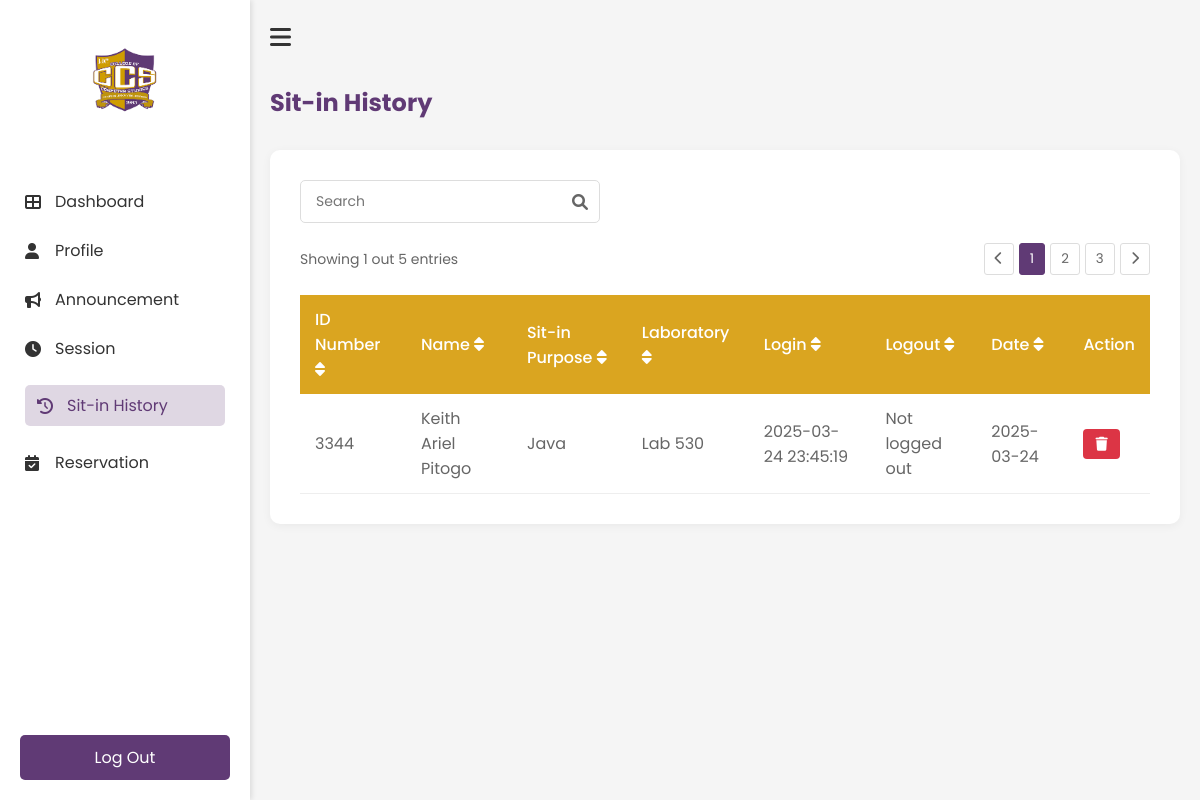
The page /History (signed in) on the database as committed earlier.
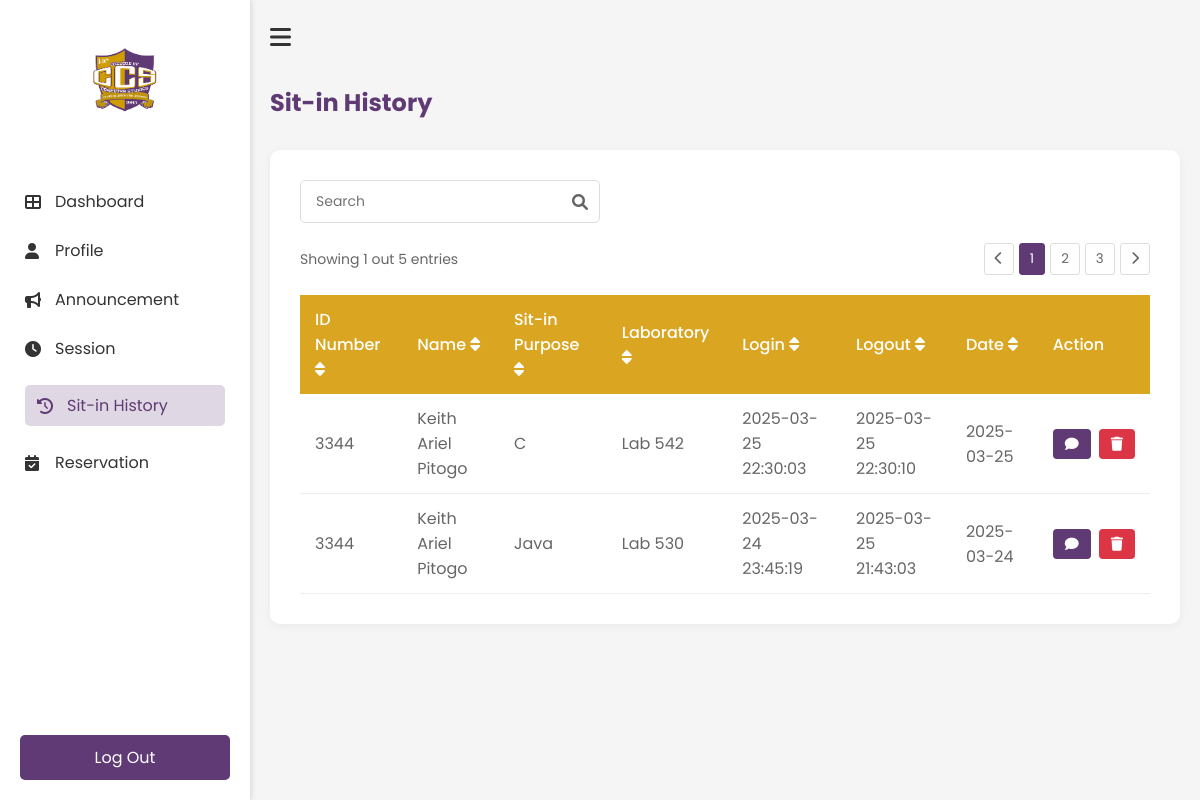
The same page on the database as committed later.
### tables this page shows
CREATE TABLE reservations (
                id INTEGER PRIMARY KEY AUTOINCREMENT,
                idno TEXT NOT NULL,
                purpose TEXT NOT NULL,
                lab TEXT NOT NULL,
                time_in DATETIME NOT NULL,
                status TEXT DEFAULT 'Pending', time_out DATETIME,
                FOREIGN KEY (idno) REFERENCES users(IDNO)
            );

### app.py (the view)
@app.route('/History')
def History():
    if 'username' not in session:
        return redirect(url_for('login'))
    with sqlite3.connect("users.db") as conn:
        cursor = conn.cursor()
        cursor.execute("""
            SELECT
                r.id,
                r.idno,
                u.firstname || ' ' || u.lastname as name,
                r.purpose,
                r.lab,
                r.time_in,
                r.time_out,
                DATE(r.time_in) as date,
                r.status
            FROM reservations r
            JOIN users u ON r.idno = u.idno
            WHERE r.idno = ?
            ORDER BY r.time_in DESC
        """, (session['student_id'],))
        history_records = cursor.fetchall()
        history = []
        for record in history_records:
            history.append({
                'id': record[0],
                'idno': record[1],
                'name': record[2],
                'purpose': record[3],
                'laboratory': record[4],
                'login': record[5],
                'logout': record[6] if record[6] else 'Not logged out',
                'date': record[7],
                'status': record[8]
            })
    return render_template('student/history.html', history=history)

### templates/student/history.html (shortened to what this page needs)
<!DOCTYPE html>
<html lang="en">
    <head>
        <link rel="stylesheet" href="{{ url_for('static', filename='student/history.css') }}">
        <link rel="stylesheet" href="https://cdnjs.cloudflare.com/ajax/libs/font-awesome/6.0.0-beta3/css/all.min.css">
    </head>
    <body>
        <div class="history-container">
            <nav class="sidebar" id="sidebar">
                <div class="logo-container">
                    <img src="{{ url_for('static', filename='images/ccs.png') }}" alt="ccs logo" class="logo">
                </div>
                <ul class="nav-links">
                    <li><a href="{{ url_for('Dashboard') }}"><i class="fas fa-th-large"></i>Dashboard</a></li>
                    <li><a href="{{ url_for('Profile') }}"><i class="fas fa-user"></i>Profile</a></li>
                    <li><a href="{{ url_for('Announcement') }}"><i class="fas fa-bullhorn"></i>Announcement</a></li>
                    <li><a href="{{ url_for('Session') }}"><i class="fas fa-clock"></i>Session</a></li>
                    <li><a href="{{ url_for('History') }}" class="active"><i class="fas fa-history"></i>Sit-in History</a></li>
                    <li><a href="{{ url_for('Reservation') }}"><i class="fas fa-calendar-check"></i>Reservation</a></li>
                </ul>
                <div class="logout-section">
                    <a href="{{ url_for('logout') }}" class="logout-btn"></i>Log Out</a>
                </div>
            </nav>
            <main class="main-content">
                <div class="top-bar">
                    <button id="sidebar-toggle" class="hamburger-btn"><i class="fas fa-bars"></i></button>
                </div>
                <h1 class="header">Sit-in History</h1>
                <div class="history-card">
                    <div class="search-container">
                        <input type="text" id="searchInput" placeholder="Search" class="search-input">
                        <i class="fas fa-search search-icon"></i>
                    </div>
                    <div class="table-container">
                        <div class="pagination-top">
                            <span>Showing 1 out 5 entries</span>
                            <div class="pagination-controls">
                                <button class="page-btn"><i class="fas fa-chevron-left"></i></button>
                                <button class="page-btn active">1</button>
                                <button class="page-btn">2</button>
                                <button class="page-btn">3</button>
                                <button class="page-btn"><i class="fas fa-chevron-right"></i></button>
                            </div>
                        </div>
                <table class="history-table" id="historyTable">
                    <thead>
                        <tr>
                            <th onclick="sortTable(0)">ID Number <i class="fas fa-sort"></i></th>
                            <th onclick="sortTable(1)">Name <i class="fas fa-sort"></i></th>
                            <th onclick="sortTable(2)">Sit-in Purpose <i class="fas fa-sort"></i></th>
                            <th onclick="sortTable(3)">Laboratory <i class="fas fa-sort"></i></th>
                            <th onclick="sortTable(4)">Login <i class="fas fa-sort"></i></th>
                            <th onclick="sortTable(5)">Logout <i class="fas fa-sort"></i></th>
                            <th onclick="sortTable(6)">Date <i class="fas fa-sort"></i></th>
                            <th>Action</th>
                        </tr>
                    </thead>
                    <tbody>
                            {% for record in history %}
                            <tr data-id="{{ record.id }}">
                                <td>{{ record.idno }}</td>
                                <td>{{ record.name }}</td>
                                <td>{{ record.purpose }}</td>
                                <td>{{ record.laboratory }}</td>
                                <td>{{ record.login }}</td>
                                <td>{{ record.logout }}</td>
                                <td>{{ record.date }}</td>
                                <td>
                                    <div class="action-buttons">
                                        {% if record.status == 'Completed' %}
                                            <button class="feedback-btn" onclick="openFeedbackModal('{{ record.id }}')">
                                                <i class="fas fa-comment"></i>
                                            </button>
                                        {% endif %}
                                        <button class="delete-btn" onclick="deleteRecord('{{ record.id }}')">
                                            <i class="fas fa-trash"></i>
                                        </button>
                                    </div>
                                </td>
                            </tr>
                            {% endfor %}
                        </tbody>
                </table>
            </div>
        </div>
    </main>
    </body>
</html>

### static/student/history.css (style rules this page uses)
* { margin: 0; padding: 0; box-sizing: border-box; font-family: 'Poppins', sans-serif; }
body { background-color: #f5f5f5; }
.history-container { display: flex; min-height: 100vh; }
.history-card { background: white; border-radius: 10px; padding: 30px; box-shadow: 0 2px 10px rgba(0, 0, 0, 0.05); margin: 20px 0; }
.search-container { position: relative; margin-bottom: 20px; max-width: 300px; }
.search-input { width: 100%; padding: 10px 35px 10px 15px; border: 1px solid #ddd; border-radius: 5px; font-size: 14px; }
.search-icon { position: absolute; right: 12px; top: 50%; transform: translateY(-50%); color: #666; }
.table-container { overflow-x: auto; }
.pagination-top { display: flex; justify-content: space-between; align-items: center; margin-bottom: 20px; color: #666; font-size: 14px; }
.pagination-controls { display: flex; gap: 5px; }
.page-btn { padding: 5px 10px; border: 1px solid #ddd; background: white; border-radius: 3px; cursor: pointer; color: #666; }
.page-btn.active { background-color: #603A75; color: white; border-color: #603A75; }
.history-table { width: 100%; border-collapse: collapse; margin-top: 10px; }
.history-table th { background-color: #DAA520; color: white; text-align: left; padding: 12px 15px; font-weight: 500; }
.history-table td { padding: 12px 15px; border-bottom: 1px solid #eee; color: #666; }
.sidebar { width: 250px; height: 100vh; position: fixed; left: 0; top: 0; background-color: white; padding: 20px 0; transition: all 0.3s ease; box-shadow: 2px 0 5px rgba(0, 0, 0, 0.1); z-index: 1000; }
.main-content { margin-left: 250px; transition: all 0.3s ease; width: calc(100% - 250px); padding: 20px; }
.main-content { flex: 1; padding: 20px; transition: all 0.3s ease; }
.top-bar { display: flex; align-items: center; margin-bottom: 30px; }
.hamburger-btn { background: none; border: none; font-size: 24px; cursor: pointer; margin-right: 15px; color: #333; }
.logo-container { text-align: center; padding: 20px 0; }
.logo { width: 80px; height: auto; }
.nav-links { list-style: none; padding: 0; margin-top: 30px; }
.nav-links li { padding: 12px 25px; }
.nav-links li a { color: #333; text-decoration: none; display: flex; align-items: center; transition: 0.3s; }
.nav-links li a:hover, .nav-links li a.active { padding: 8px 12px; border-radius: 5px; color: #603A75; background-color: rgba(96, 58, 117, 0.2); }
.nav-links li a i { margin-right: 10px; width: 20px; }
.nav-links li a:hover, .nav-links li a.active { color: #603A75; }
.logout-section { position: absolute; bottom: 20px; width: 100%; padding: 0 20px; }
.logout-btn { display: block; width: 100%; padding: 10px; background-color: #603A75; color: white; text-align: center; text-decoration: none; border-radius: 5px; transition: 0.3s; }
.main-content h1 { color: #603A75; margin-bottom: 30px; font-size: 24px; }
.feedback-btn { background-color: #603A75; color: white; border: none; padding: 8px 12px; border-radius: 4px; cursor: pointer; font-family: 'Poppins', sans-serif; display: flex; align-items: center; gap: 5px; }
.feedback-btn i { font-size: 14px; }
.action-buttons { display: flex; gap: 8px; }
.delete-btn { background-color: #dc3545; color: white; border: none; padding: 8px 12px; border-radius: 4px; cursor: pointer; font-family: 'Poppins', sans-serif; display: flex; align-items: center; }
.delete-btn i { font-size: 14px; }

Rows that differ between the two databases and show on the page:
added reservations: idno "3344", name "Keith Ariel Pitogo", purpose "C", laboratory "Lab 542", login "2025-03-25 22:30:03", logout "2025-03-25 22:30:10", date "2025-03-25"
changed reservations "Java": logout "Not logged out" → "2025-03-25 21:43:03"; status "Active" → "Completed" (drawn)
